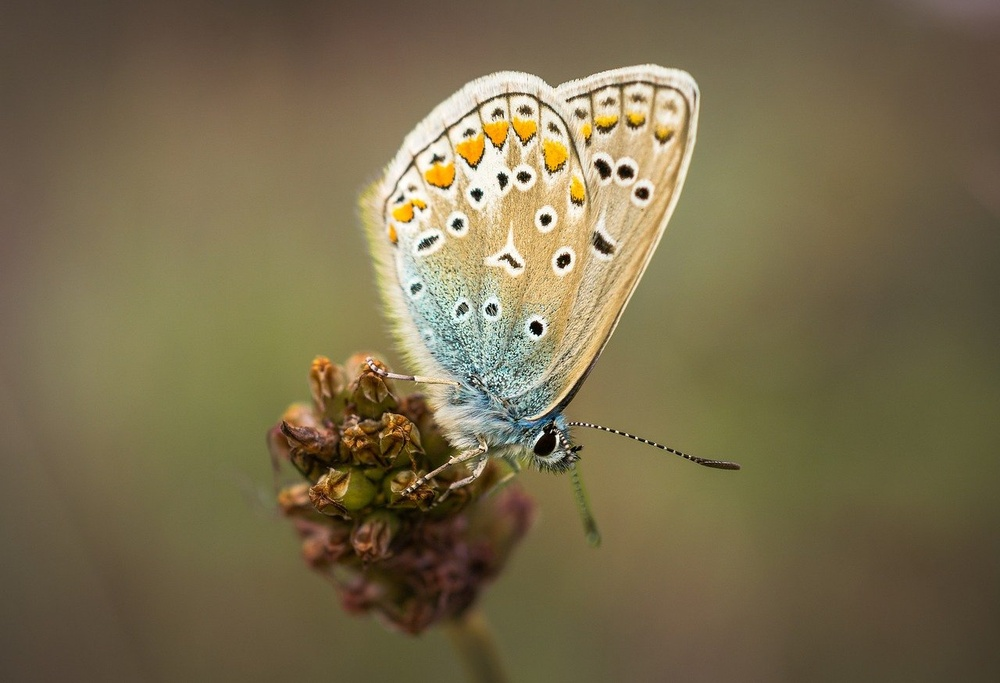
#> input picture Greyscale/Stock/butterfly.jpg, 1000 x 683 px, shrunk from 1280 x 874 before the run
$ jupyter execute --allow-errors greyscale_conversion.ipynb
#> lines starting #> are read from the running program, lines starting #| are printed output that depends on the picture
[cell 1]
import os
import sys
import multiprocessing
import threading
import time
import cv2
import matplotlib.pyplot as plt

[cell 2]
#Function to convert the image to greyscale

def task(path):
#> called with path = './Stock/butterfly.jpg'
    image = cv2.imread(path)
#> image is the input picture: shape (683, 1000, 3); mean B, G, R 77.4, 108.6, 121.1
    gray_image = cv2.cvtColor(image, cv2.COLOR_BGR2GRAY)
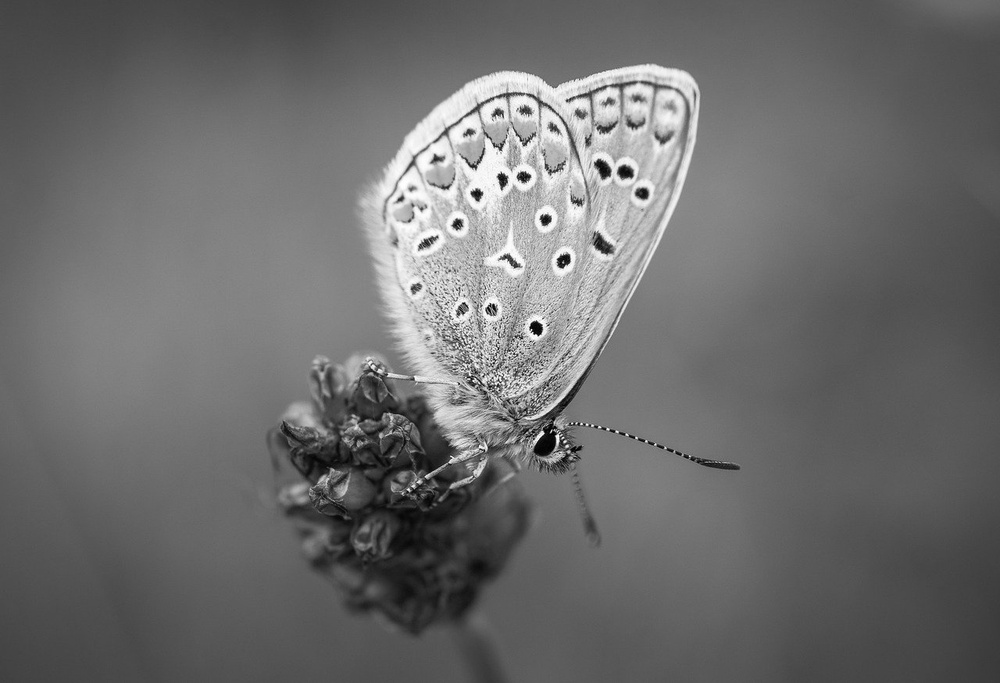
#> gray_image: shape (683, 1000); min 0, max 255, mean 108.8

[cell 3]
#normal function that takes in list of paths and greyscales each path

def normal(paths):
    for i in paths:
        task(i)
#> pass 2 of the loop in normal, `for i in paths:`:
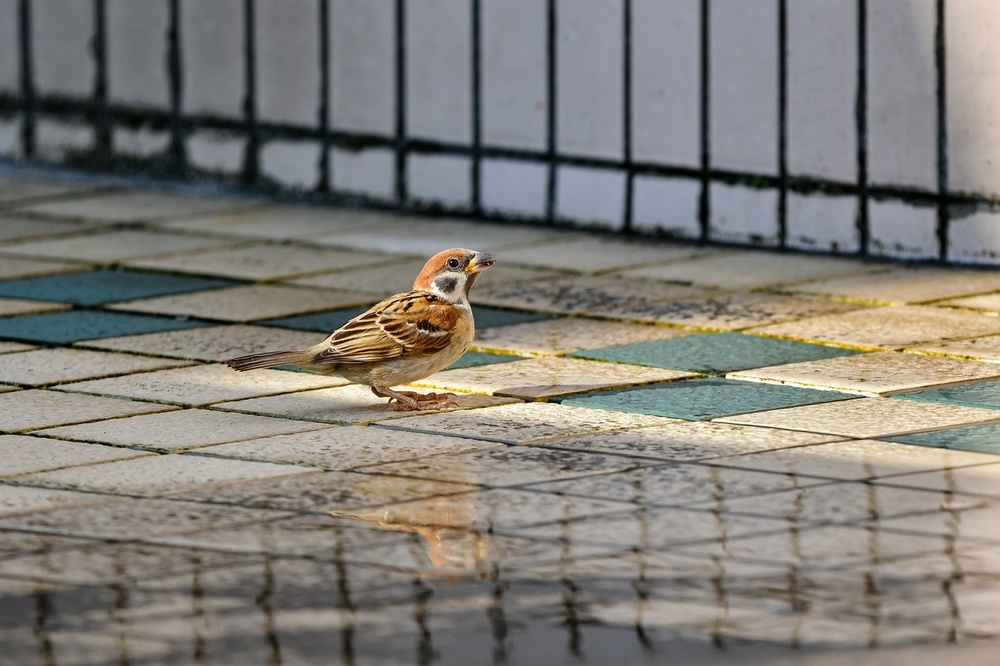
#> input picture Greyscale/Stock/bird.jpg, 1000 x 666 px, shrunk from 1280 x 853 before the run
#> in task, image is the input picture: shape (666, 1000, 3); mean B, G, R 118.1, 124.6, 127.9
#> in task (call 2), `gray_image = cv2.cvtColor(image, cv2.COLOR_BGR2GRAY)`:
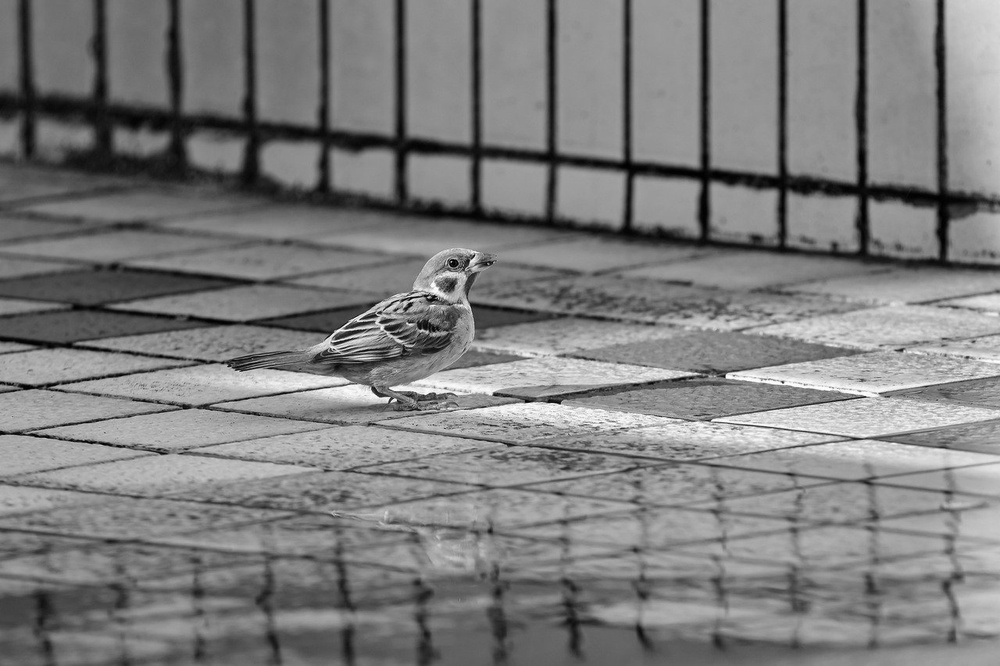
#> gray_image: shape (666, 1000); min 0, max 255, mean 124.8

[cell 4]
#Creating a multithreading function that takes in the maximum number of threads at a time and the list of image paths

def threaded_greyscale(paths, thread_num):
    activethreads=threading.active_count()

    for i in paths:
        t=threading.Thread(target=task, args=(i,))
        t.start()

        while True:
            if threading.active_count()-activethreads<thread_num:
                break
            time.sleep(0.01)
    while True:
        if threading.active_count()==activethreads:
            break
        time.sleep(0.02)

[cell 5]
paths=[r"./Stock/butterfly.jpg", r"./Stock/bird.jpg", r"./Stock/ice.jpg", r"./Stock/lizard.jpg", r"./Stock/lofoten.jpg",
       r"./Stock/money.jpg", r"./Stock/moon.jpg", r"./Stock/sunset.jpg", r"./Stock/los-angeles.jpg"
       , r"./Stock/blossom.jpg"]*100

[cell 6]
start_time=time.time()
#> (the rest of this cell did not finish here and is left out)

#> (a cell that did not finish here is left out)

[cell 8]
x_pts=[i for i in range(1, 16)]
#> x_pts = [1, 2, 3, 4, 5, 6, 7, 8, 9, 10, 11, 12, 13, 14, 15]
y_pts=[]

for i in x_pts:
    start_time=time.time()
    threaded_greyscale(paths, i)
    threaded_time=time.time()-start_time
    y_pts.append(threaded_time)
